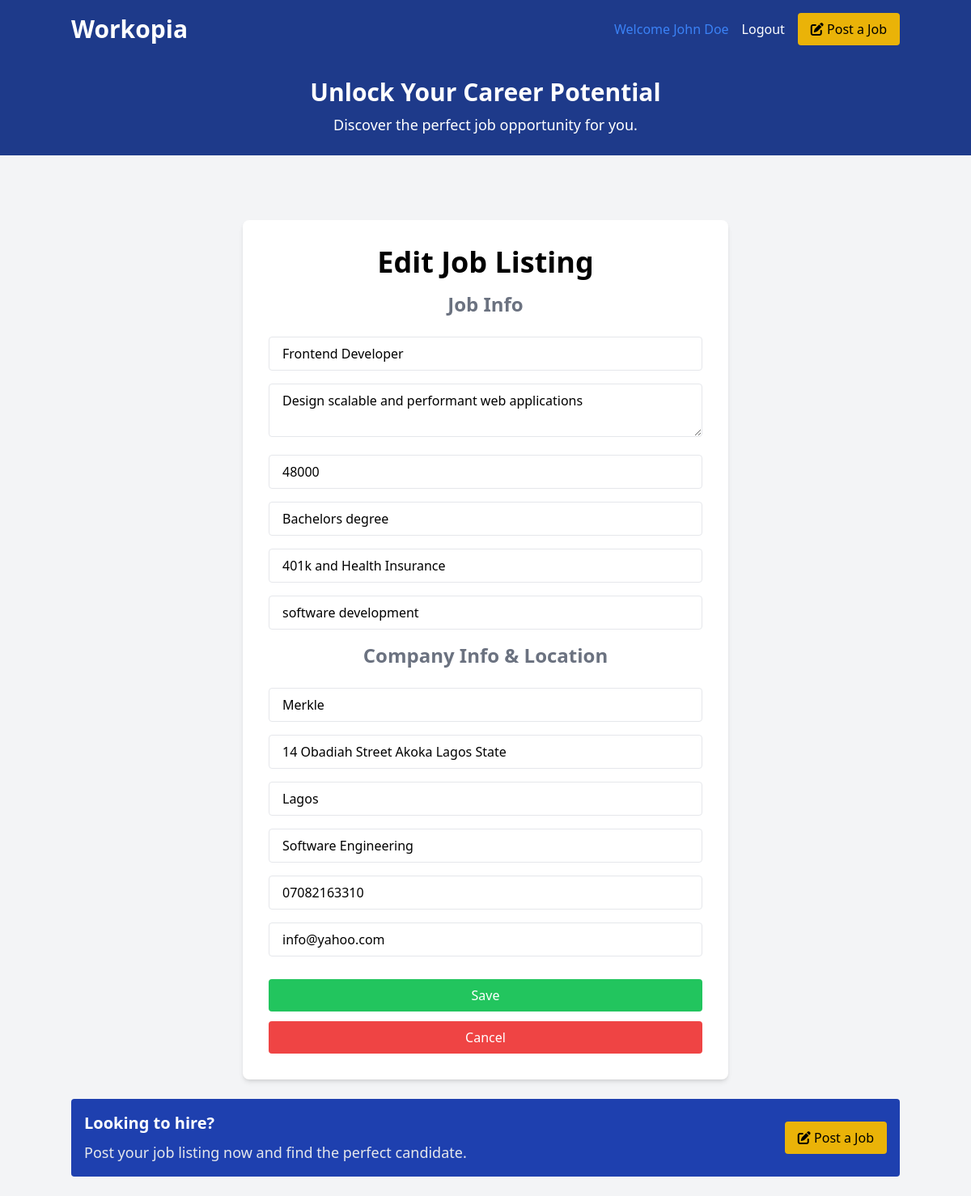
The app's page /listings/edit/8 (signed in) with its own data.
### tables this page shows
CREATE TABLE `listings` (
  `id` int NOT NULL AUTO_INCREMENT,
  `user_id` int NOT NULL,
  `title` varchar(255) NOT NULL,
  `description` longtext,
  `salary` varchar(45) DEFAULT NULL,
  `tags` varchar(255) DEFAULT NULL,
  `company` varchar(45) DEFAULT NULL,
  `address` varchar(255) DEFAULT NULL,
  `city` varchar(45) DEFAULT NULL,
  `state` varchar(45) DEFAULT NULL,
  `phone` varchar(45) DEFAULT NULL,
  `email` varchar(45) DEFAULT NULL,
  `requirements` longtext,
  `benefits` longtext,
  `created_at` timestamp NULL DEFAULT CURRENT_TIMESTAMP,
  PRIMARY KEY (`id`),
  KEY `fk_listings_users_idx` (`user_id`),
  CONSTRAINT `fk_listings_users` FOREIGN KEY (`user_id`) REFERENCES `users` (`id`) ON DELETE CASCADE ON UPDATE CASCADE
);

### Framework/Session.php (called while the page is built, shortened)
<?php
class Session
{
    public static function get($key, $default = null)
    {
        return isset($_SESSION[$key]) ? $_SESSION[$key] : $default;
    }
    public static function has($key)
    {
        return isset($_SESSION[$key]);
    }
}

### App/controllers/ListingController.php (called while the page is built, shortened)
<?php
class ListingController
{
    protected $db;
    public function __construct()
    {
        $config = require basePath('config/db.php');
        $this->db = new Database($config);
    }
    public function edit($params)
    {
        $id = $params['id'] ?? '';
        $params = [
            'id' => $id
        ];
        $listing = $this->db->query('SELECT * FROM listings WHERE id = :id', $params)->fetch();
        loadView('listings/edit', [
            'listing' => $listing
        ]);
    }
}

### public/index.php (called while the page is built, shortened)
<?php
require '../helpers.php';
$router = new Router();
$uri = parse_url($_SERVER['REQUEST_URI'], PHP_URL_PATH);
$router->route($uri);

### Framework/Database.php (called while the page is built, shortened)
<?php
class Database
{
    public $conn;
    public function __construct($config)
    {
        $dsn = "mysql:host={$config['host']};port={$config['port']};dbname={$config['dbname']}";
        $options = [
            PDO::ATTR_ERRMODE => PDO::ERRMODE_EXCEPTION,
            PDO::ATTR_DEFAULT_FETCH_MODE => PDO::FETCH_OBJ
        ];
        try {
            $this->conn = new PDO($dsn, $config['username'], $config['password'], $options);
        } catch (PDOException $e) {
            throw new Exception("Database connection failed: {$e->getMessage()}");
        }
    }
    public function query($query, $params = [])
    {
        try {
            $sth = $this->conn->prepare($query);
            foreach ($params as $param => $value) {
                $sth->bindValue(':' . $param, $value);
            }
            $sth->execute();
            return $sth;
        } catch (PDOException $e) {
            throw new Exception("Query failed to execute: {$e->getMessage()}");
        }
    }
}

### App/views/listings/edit.view.php (the view, shortened to what this page needs)
<?= loadPartial('head') ?>
<?= loadPartial('navbar') ?>
<?= loadPartial('top-banner') ?>
<section class="flex justify-center items-center mt-20">
    <div class="bg-white p-8 rounded-lg shadow-md w-full md:w-600 mx-6">
        <h2 class="text-4xl text-center font-bold mb-4">Edit Job Listing</h2>
        <form method="POST" action="/listings/<?= $listing->id ?>">
            <h2 class="text-2xl font-bold mb-6 text-center text-gray-500">
                Job Info
            </h2>
            <div class="mb-4">
                <input type="text" name="title" placeholder="Job Title" class="w-full px-4 py-2 border rounded focus:outline-none" value="<?= $listing->title ?? '' ?>" />
            </div>
            <div class="mb-4">
                <textarea name="description" placeholder="Job Description" class="w-full px-4 py-2 border rounded focus:outline-none"><?= $listing->description ?? '' ?></textarea>
            </div>
            <div class="mb-4">
                <input type="text" name="salary" placeholder="Annual Salary" class="w-full px-4 py-2 border rounded focus:outline-none" value="<?= $listing->salary ?? '' ?>" />
            </div>
            <div class="mb-4">
                <input type="text" name="requirements" placeholder="Requirements" class="w-full px-4 py-2 border rounded focus:outline-none" value="<?= $listing->requirements ?? '' ?>" />
            </div>
            <div class="mb-4">
                <input type="text" name="benefits" placeholder="Benefits" class="w-full px-4 py-2 border rounded focus:outline-none" value="<?= $listing->benefits ?? '' ?>" />
            </div>
            <div class="mb-4">
                <input type="text" name="tags" placeholder="Tags" class="w-full px-4 py-2 border rounded focus:outline-none" value="<?= $listing->tags ?? '' ?>" />
            </div>
            <h2 class="text-2xl font-bold mb-6 text-center text-gray-500">
                Company Info & Location
            </h2>
            <div class="mb-4">
                <input type="text" name="company" placeholder="Company Name" class="w-full px-4 py-2 border rounded focus:outline-none" value="<?= $listing->company ?? '' ?>" />
            </div>
            <div class="mb-4">
                <input type="text" name="address" placeholder="Address" class="w-full px-4 py-2 border rounded focus:outline-none" value="<?= $listing->address ?? '' ?>" />
            </div>
            <div class="mb-4">
                <input type="text" name="city" placeholder="City" class="w-full px-4 py-2 border rounded focus:outline-none" value="<?= $listing->city ?? '' ?>" />
            </div>
            <div class="mb-4">
                <input type="text" name="state" placeholder="State" class="w-full px-4 py-2 border rounded focus:outline-none" value="<?= $listing->state ?? '' ?>" />
            </div>
            <div class="mb-4">
                <input type="text" name="phone" placeholder="Phone" class="w-full px-4 py-2 border rounded focus:outline-none" value="<?= $listing->phone ?? '' ?>" />
            </div>
            <div class="mb-4">
                <input type="email" name="email" placeholder="Email Address For Applications" class="w-full px-4 py-2 border rounded focus:outline-none" value="<?= $listing->email ?? '' ?>" />
            </div>
            <button class="w-full bg-green-500 hover:bg-green-600 text-white px-4 py-2 my-3 rounded focus:outline-none">
                Save
            </button>
            <a href="/listings/<?= $listing->id ?>" class="block text-center w-full bg-red-500 hover:bg-red-600 text-white px-4 py-2 rounded focus:outline-none">
                Cancel
            </a>
        </form>
    </div>
</section>
<?= loadPartial('bottom-banner') ?>
<?= loadPartial('footer') ?>

### Framework/Router.php (shortened to what this page needs)
<?php
class Router
{
    protected $routes = [];
    public function registerRoute($method, $uri, $action, $middleware)
    {
        list($controller, $controllerMethod) =  explode('@', $action);
        $this->routes[] = [
            'method' => $method,
            'uri' => $uri,
            'controller' => $controller,
            'controllerMethod' => $controllerMethod,
            'middleware' => $middleware
        ];
    }
    public function route($uri)
    {
        $requestMethod = $_SERVER['REQUEST_METHOD'];
        foreach ($this->routes as $route) {
            $uriSegments = explode('/', trim($uri, '/'));
            $routeSegments = explode('/', trim($route['uri'], '/'));
            if (count($uriSegments) === count($routeSegments) && strtoupper($route['method'] === $requestMethod)) {
                $params = [];
                $match = true;
                for ($i = 0; $i < count($uriSegments); $i++) {
                    if (preg_match('/\{(.+?)\}/', $routeSegments[$i], $matches)) {
                        $params[$matches[1]] = $uriSegments[$i];
                    }
                }
                if ($match) {
                    $controllerMethod = $route['controllerMethod'];
                    $controllerInstance = new $controller();
                    $controllerInstance->$controllerMethod($params);
                    return;
                }
            }
        }
    }
};

### App/views/partials/navbar.php (shortened to what this page needs)
<header class="bg-blue-900 text-white p-4">
    <div class="container mx-auto flex justify-between items-center">
        <h1 class="text-3xl font-semibold">
            <a href="/">Workopia</a>
        </h1>
        <nav class="space-x-4">
            <?php if (Session::has('user')) : ?>
                <div class="flex justify-between items-center gap-4">
                    <div class="text-blue-500">
                        Welcome <?= Session::get('user')['name'] ?>
                    </div>
                    <form method="POST" action="/auth/logout">
                        <button type="submit" class="text-white inline hover:underline">Logout</button>
                    </form>
                    <a href="/listings/create" class="bg-yellow-500 hover:bg-yellow-600 text-black px-4 py-2 rounded hover:shadow-md transition duration-300"><i class="fa fa-edit"></i> Post a Job</a>
                </div>
            <?php else : ?>
                <a href="/auth/login" class="text-white hover:underline">Login</a>
                <a href="/auth/register" class="text-white hover:underline">Register</a>
            <?php endif; ?>
        </nav>
    </div>
</header>

### App/views/partials/top-banner.php
<section class="bg-blue-900 text-white py-6 text-center">
    <div class="container mx-auto">
        <h2 class="text-3xl font-semibold">Unlock Your Career Potential</h2>
        <p class="text-lg mt-2">
            Discover the perfect job opportunity for you.
        </p>
    </div>
</section>

### App/views/partials/bottom-banner.php
<section class="container mx-auto my-6">
    <div
        class="bg-blue-800 text-white rounded p-4 flex items-center justify-between">
        <div>
            <h2 class="text-xl font-semibold">Looking to hire?</h2>
            <p class="text-gray-200 text-lg mt-2">
                Post your job listing now and find the perfect candidate.
            </p>
        </div>
        <a
            href="/listings/create"
            class="bg-yellow-500 hover:bg-yellow-600 text-black px-4 py-2 rounded hover:shadow-md transition duration-300">
            <i class="fa fa-edit"></i> Post a Job
        </a>
    </div>
</section>

### records on screen
listings: title "Frontend Developer", description "Design scalable and performant web applications", salary "48000", requirements "Bachelors degree", benefits "401k and Health Insurance", tags "software development", company "Merkle", address "14 Obadiah Street Akoka Lagos State", city "Lagos", state "Software Engineering", phone "07082163310", email "info@yahoo.com"
